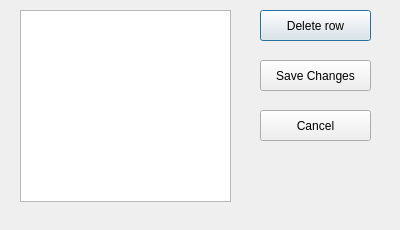
<?xml version="1.0" encoding="UTF-8"?>
<ui version="4.0">
 <class>Dialog_2D</class>
 <widget class="QDialog" name="Dialog_2D">
  <property name="windowModality">
   <enum>Qt::NonModal</enum>
  </property>
  <property name="enabled">
   <bool>true</bool>
  </property>
  <property name="geometry">
   <rect>
    <x>0</x>
    <y>0</y>
    <width>400</width>
    <height>230</height>
   </rect>
  </property>
  <property name="minimumSize">
   <size>
    <width>400</width>
    <height>220</height>
   </size>
  </property>
  <property name="sizeIncrement">
   <size>
    <width>0</width>
    <height>0</height>
   </size>
  </property>
  <property name="acceptDrops">
   <bool>false</bool>
  </property>
  <property name="windowTitle">
   <string>Dialog</string>
  </property>
  <property name="sizeGripEnabled">
   <bool>false</bool>
  </property>
  <property name="modal">
   <bool>false</bool>
  </property>
  <widget class="QTableWidget" name="tableWidget">
   <property name="geometry">
    <rect>
     <x>20</x>
     <y>10</y>
     <width>211</width>
     <height>192</height>
    </rect>
   </property>
   <property name="editTriggers">
    <set>QAbstractItemView::NoEditTriggers</set>
   </property>
   <property name="dragEnabled">
    <bool>true</bool>
   </property>
   <property name="dragDropMode">
    <enum>QAbstractItemView::DragOnly</enum>
   </property>
   <attribute name="horizontalHeaderDefaultSectionSize">
    <number>187</number>
   </attribute>
  </widget>
  <widget class="QPushButton" name="pushButton_del_row">
   <property name="geometry">
    <rect>
     <x>260</x>
     <y>10</y>
     <width>111</width>
     <height>31</height>
    </rect>
   </property>
   <property name="text">
    <string>Delete row</string>
   </property>
  </widget>
  <widget class="QPushButton" name="pushButton_save_changes">
   <property name="geometry">
    <rect>
     <x>260</x>
     <y>60</y>
     <width>111</width>
     <height>31</height>
    </rect>
   </property>
   <property name="text">
    <string>Save Changes</string>
   </property>
  </widget>
  <widget class="QPushButton" name="pushButton_cancel">
   <property name="geometry">
    <rect>
     <x>260</x>
     <y>110</y>
     <width>111</width>
     <height>31</height>
    </rect>
   </property>
   <property name="text">
    <string>Cancel</string>
   </property>
  </widget>
 </widget>
 <resources/>
 <connections>
  <connection>
   <sender>pushButton_cancel</sender>
   <signal>clicked()</signal>
   <receiver>Dialog_2D</receiver>
   <slot>close()</slot>
   <hints>
    <hint type="sourcelabel">
     <x>315</x>
     <y>125</y>
    </hint>
    <hint type="destinationlabel">
     <x>199</x>
     <y>114</y>
    </hint>
   </hints>
  </connection>
 </connections>
</ui>
